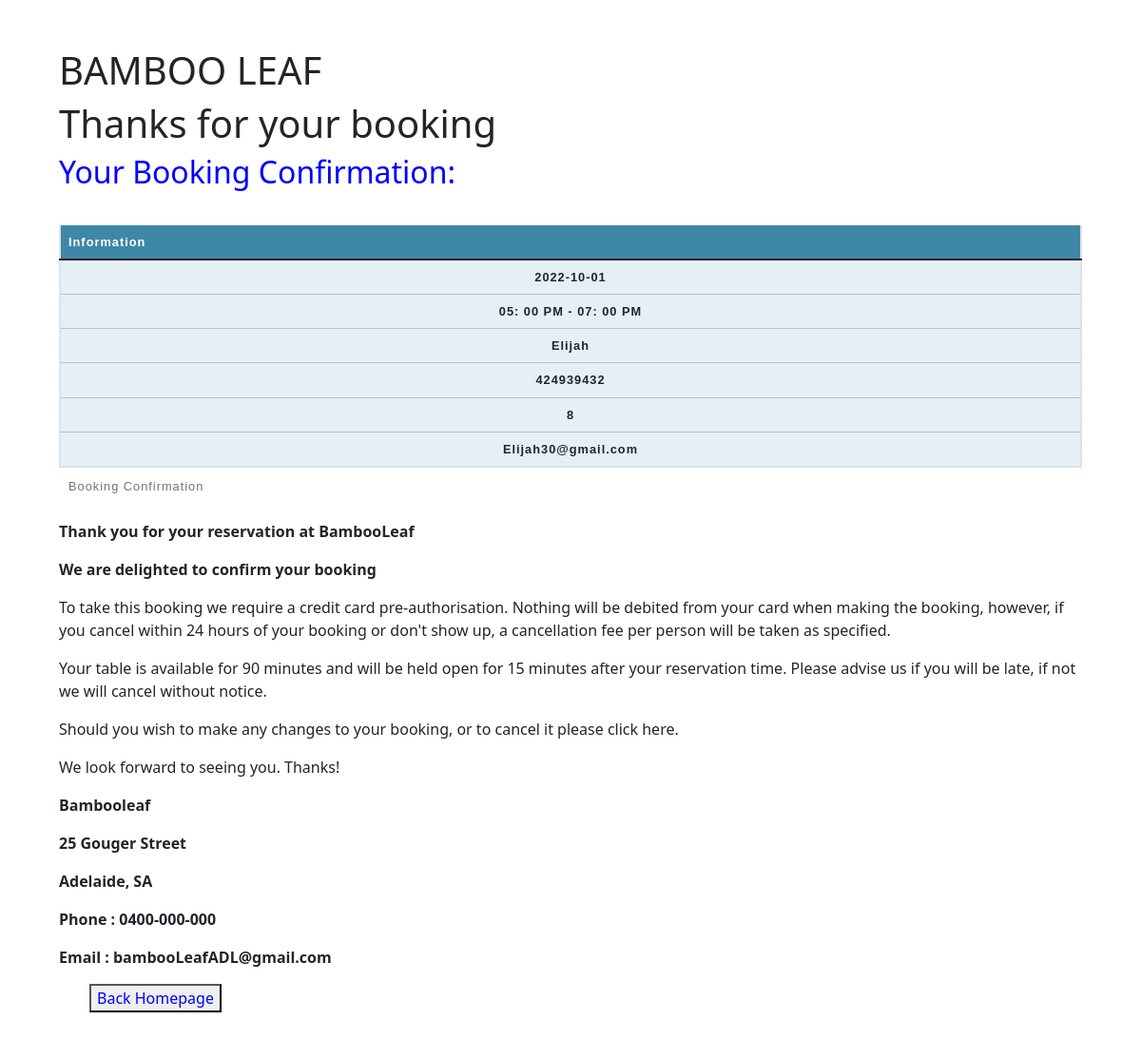
Page /receipt.php on the committed database.
### tables this page shows
CREATE TABLE `register` (
  `id` int(100) NOT NULL,
  `date` date NOT NULL,
  `hour` varchar(255) NOT NULL,
  `name` varchar(50) NOT NULL,
  `phone` int(100) NOT NULL,
  `howManyPerson` int(100) NOT NULL,
  `email` text NOT NULL
);

### receipt.php (the view, shortened to what this page needs)
<!DOCTYPE html>
<html lang="en">
<head>
    <link href="https://cdn.jsdelivr.net/npm/bootstrap@5.1.3/dist/css/bootstrap.min.css" rel="stylesheet">
	<body>
        <section class="container">
            <div class="header">
                <h1>BAMBOO LEAF</h1>
            </div>
	</body>
</head>
<body style="margin: 50px;">
    <h1>Thanks for your booking</h1>
	<h2 style="color: blue">Your Booking Confirmation:<code></code></h2>
    <br>
		<table  class="table">
    <caption>Booking Confirmation </caption>
    <thead>
        <tr>
            <th scope="col">Information</th>
		</tr>
	</thead>
	<tbody>
            <?php
            $servername = "localhost";
			$username = "root";
			$password = "";
			$database = "restaurant";
			$connection = new mysqli($servername, $username, $password, $database);
			$sql = "SELECT * FROM register ORDER BY ID DESC LIMIT 1";
			$result = $connection->query($sql);
			while($row = $result->fetch_assoc()){
				echo "<tr>
					<td><b>" . $row["date"] . "</b></td>
					</tr>
					<tr>
					<td><b>" . $row["hour"] . "</b></td>
					</tr>
					<tr>
					<td><b>" . $row["name"] . "</b></td>
					</tr>
					<tr>
					<td><b>" . $row["phone"] . "</b></td>
					</tr>
					<tr>
					<td><b>" . $row["howManyPerson"] . "</b></td>
					</tr>
					<tr>
					<td><b>" . $row["email"] . "</b></td>
				</tr>";
			}
            ?>
        </tbody>
    </table>
</body>
<p><b>
Thank you for your reservation at BambooLeaf
</b></p>
<p><b>
We are delighted to confirm your booking
</b></p>
<p>
To take this booking we require a credit card pre-authorisation. Nothing will be debited from your card when making the booking, however, if you cancel within 24 hours of your booking or don't show up, a cancellation fee per person will be taken as specified.
</p>
<p>
Your table is available for 90 minutes and will be held open for 15 minutes after your reservation time. Please advise us if you will be late, if not we will cancel without notice.
</p>
<p>
Should you wish to make any changes to your booking, or to cancel it please click here.
</p>
<p>
We look forward to seeing you. Thanks!
</p>
<p><b>
Bambooleaf
</b></p>
<p><b>
25 Gouger Street
</b></p>
<p><b>
Adelaide, SA
</b></p>
<p><b>
Phone : 0400-000-000
</b></p>
<p><b>
Email : bambooLeafADL@gmail.com
</b></p>
<div class="nav">
                    <ul>
                        <a href="http://localhost/wwwroot/product/index.html">
						<button class="w3-bar-item w3-button", style = "color: blue";>Back Homepage</button>
						</a>
                    </ul>
                </div>
</html>

### receipt.php (style rules this page uses)
thead, tfoot { background-color: #3f87a6; color: #fff; }
tbody { background-color: #e4f0f5; }
caption { padding: 10px; caption-side: bottom; }
table { border-collapse: collapse; border: 2px solid rgb(200, 200, 200); letter-spacing: 1px; font-family: sans-serif; font-size: .8rem; }
td, th { border: 1px solid rgb(190, 190, 190); padding: 5px 10px; }
td { text-align: center; }

### rows in the picture
register: date "2022-10-01", hour "05: 00 PM - 07: 00 PM", name "Elijah", phone "424939432", howManyPerson "8", email "Elijah30@gmail.com"
